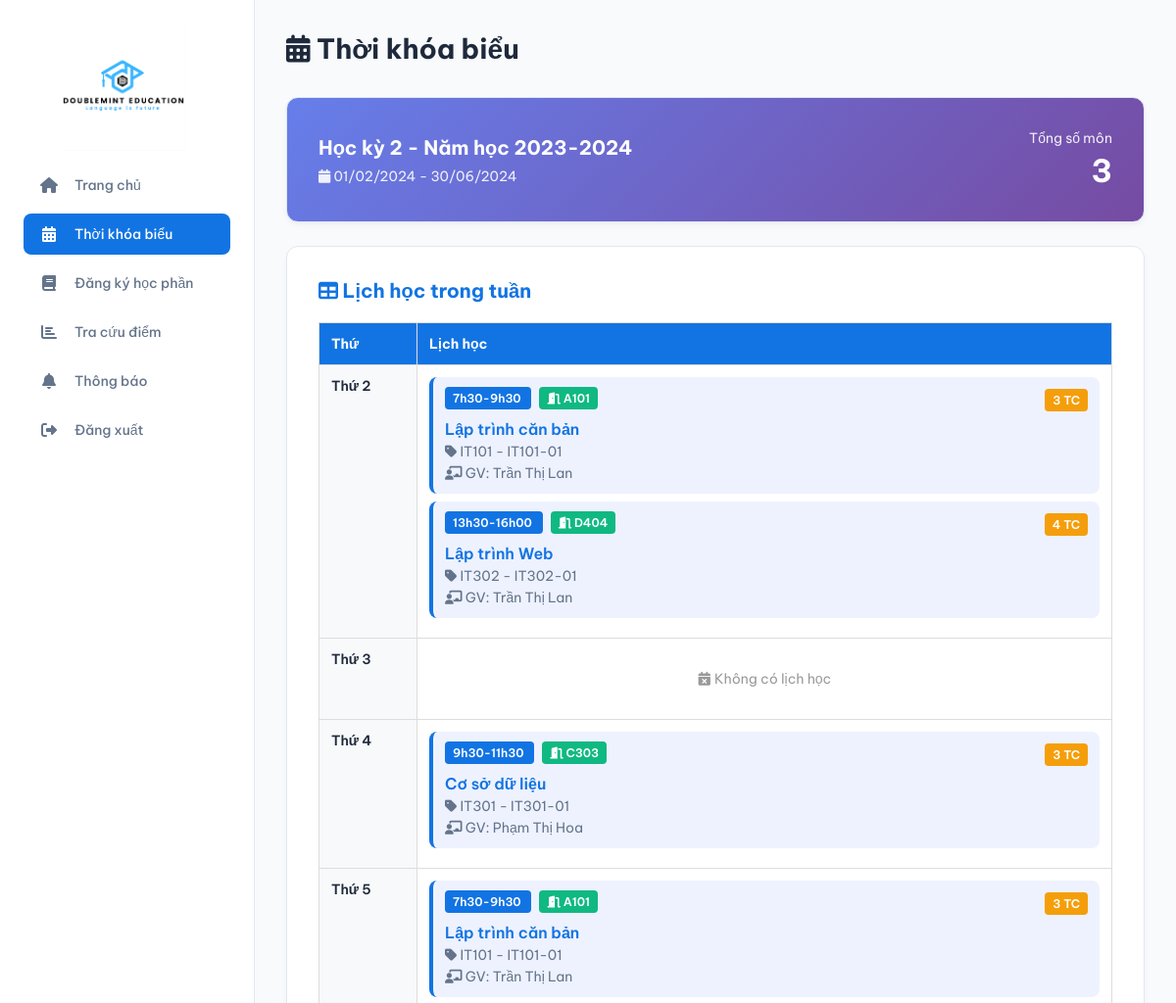
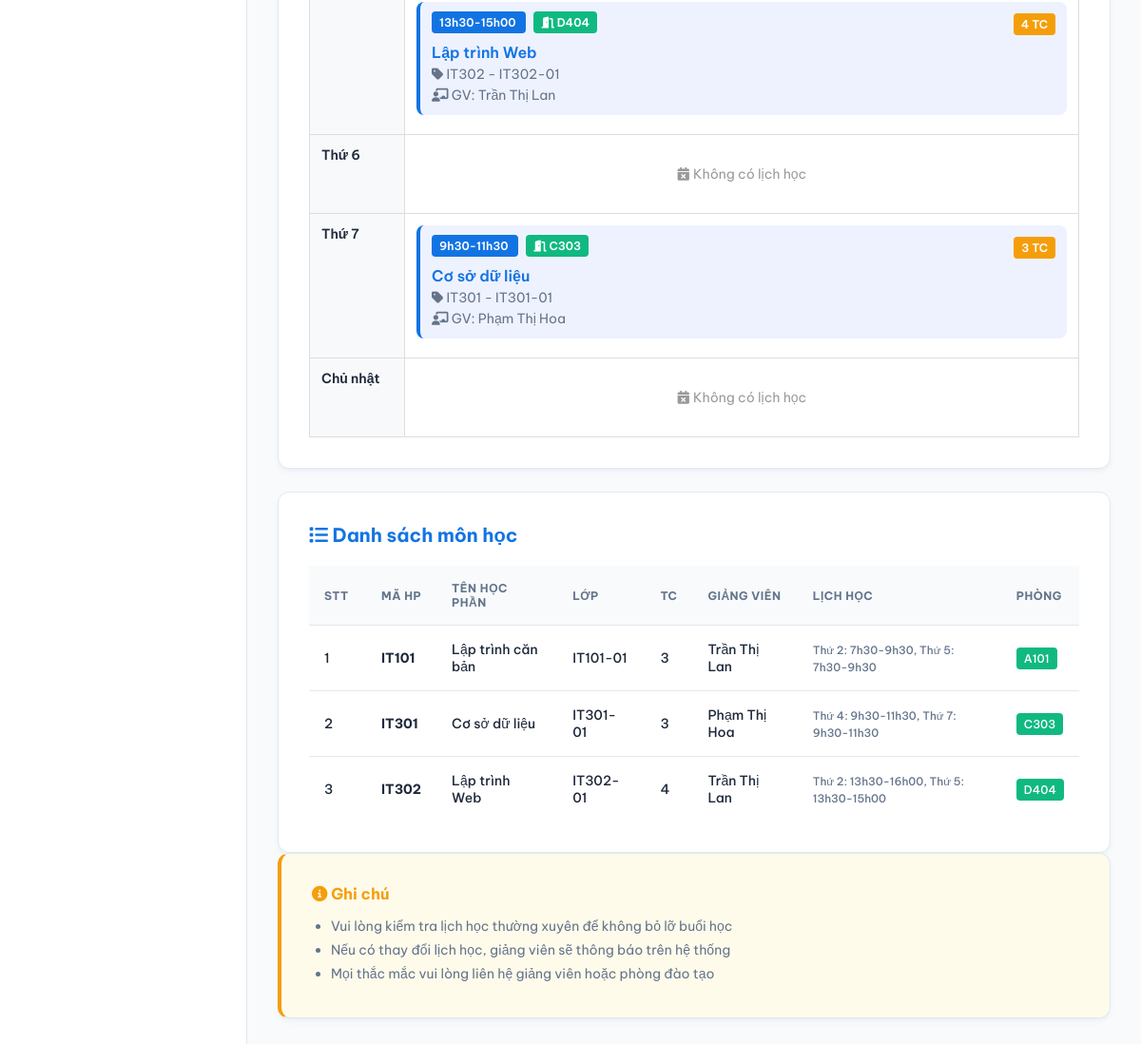
The app's page /student/thoi_khoa_bieu.php (signed in) with its own data (2 pictures, top to bottom).
### tables this page shows
CREATE TABLE semesters (
    id INT AUTO_INCREMENT PRIMARY KEY,
    semester_name VARCHAR(50) NOT NULL,
    semester_code VARCHAR(20) UNIQUE NOT NULL,
    start_date DATE NOT NULL,
    end_date DATE NOT NULL,
    is_active ENUM('yes', 'no') DEFAULT 'no',
    created_at TIMESTAMP DEFAULT CURRENT_TIMESTAMP
);

CREATE TABLE class_courses (
    id INT AUTO_INCREMENT PRIMARY KEY,
    course_id INT NOT NULL,
    teacher_id INT NOT NULL,
    semester_id INT NOT NULL,
    class_name VARCHAR(100) NOT NULL,
    schedule TEXT,
    room VARCHAR(50),
    current_students INT DEFAULT 0,
    max_students INT DEFAULT 50,
    status ENUM('open', 'full', 'closed') DEFAULT 'open',
    created_at TIMESTAMP DEFAULT CURRENT_TIMESTAMP,
    FOREIGN KEY (course_id) REFERENCES courses(id) ON DELETE CASCADE,
    FOREIGN KEY (teacher_id) REFERENCES teachers(id) ON DELETE CASCADE,
    FOREIGN KEY (semester_id) REFERENCES semesters(id) ON DELETE CASCADE,
    INDEX idx_semester (semester_id),
    INDEX idx_teacher (teacher_id)
);

CREATE TABLE courses (
    id INT AUTO_INCREMENT PRIMARY KEY,
    course_code VARCHAR(20) UNIQUE NOT NULL,
    course_name VARCHAR(200) NOT NULL,
    credits INT NOT NULL,
    max_students INT DEFAULT 50,
    description TEXT,
    created_at TIMESTAMP DEFAULT CURRENT_TIMESTAMP,
    INDEX idx_course_code (course_code)
);

CREATE TABLE users (
    id INT AUTO_INCREMENT PRIMARY KEY,
    email VARCHAR(100) UNIQUE NOT NULL,
    password VARCHAR(255) NOT NULL,
    role ENUM('student', 'teacher', 'admin') NOT NULL,
    full_name VARCHAR(100) NOT NULL,
    phone VARCHAR(15),
    address TEXT,
    status ENUM('active', 'inactive') DEFAULT 'active',
    created_at TIMESTAMP DEFAULT CURRENT_TIMESTAMP,
    updated_at TIMESTAMP DEFAULT CURRENT_TIMESTAMP ON UPDATE CURRENT_TIMESTAMP,
    INDEX idx_email (email),
    INDEX idx_role (role)
);

### config/db_connect.php (called while the page is built, shortened)
<?php
function executeQuery($conn, $sql) {
    $result = $conn->query($sql);
    return $result;
}
function fetchOne($conn, $sql) {
    $result = executeQuery($conn, $sql);
    if ($result && $result->num_rows > 0) {
        return $result->fetch_assoc();
    }
    return null;
}
function fetchAll($conn, $sql) {
    $result = executeQuery($conn, $sql);
    $data = array();
    if ($result && $result->num_rows > 0) {
        while ($row = $result->fetch_assoc()) {
            $data[] = $row;
        }
    }
    return $data;
}
?>

### config/auth.php (called while the page is built, shortened)
<?php
function isLoggedIn() {
    return isset($_SESSION['user_id']) && isset($_SESSION['role']);
}
function getCurrentUser() {
    if (isLoggedIn()) {
        return array(
            'id' => $_SESSION['user_id'] ?? null,
            'email' => $_SESSION['email'] ?? '',
            'role' => $_SESSION['role'] ?? '',
            'full_name' => $_SESSION['full_name'] ?? ''
        );
    }
    return null;
}
function getStudentIdByUserId($conn, $userId) {
    $sql = "SELECT id FROM students WHERE user_id = " . intval($userId);
    $result = fetchOne($conn, $sql);
    return $result ? $result['id'] : null;
}
?>

### student/thoi_khoa_bieu.php (the view, shortened to what this page needs)
<?php
require_once '../config/db_connect.php';
require_once '../config/auth.php';
$currentUser = getCurrentUser();
$studentId = getStudentIdByUserId($conn, $currentUser['id']);
$sqlCurrentSemester = "SELECT * FROM semesters WHERE is_active = 'yes' ORDER BY start_date DESC LIMIT 1";
$currentSemester = fetchOne($conn, $sqlCurrentSemester);
$schedule = [];
if ($currentSemester) {
    $sqlSchedule = "SELECT cc.schedule, cc.room, cc.class_name,
                    c.course_code, c.course_name, c.credits,
                    u.full_name as teacher_name,
                    s.semester_name
                    FROM enrollments e
                    INNER JOIN class_courses cc ON e.class_course_id = cc.id
                    INNER JOIN courses c ON cc.course_id = c.id
                    INNER JOIN teachers t ON cc.teacher_id = t.id
                    INNER JOIN users u ON t.user_id = u.id
                    INNER JOIN semesters s ON cc.semester_id = s.id
                    WHERE e.student_id = $studentId
                    AND cc.semester_id = {$currentSemester['id']}
                    AND e.status IN ('registered', 'studying')
                    ORDER BY c.course_code";
    $schedule = fetchAll($conn, $sqlSchedule);
}
$weekSchedule = [
    'Thứ 2' => [],
    'Thứ 3' => [],
    'Thứ 4' => [],
    'Thứ 5' => [],
    'Thứ 6' => [],
    'Thứ 7' => [],
    'Chủ nhật' => []
];
foreach ($schedule as $class) {
    $scheduleItems = explode(',', $class['schedule']);
    foreach ($scheduleItems as $item) {
        $item = trim($item);
        if (preg_match('/(Thứ \d|Chủ nhật):\s*(.+)/', $item, $matches)) {
            $day = trim($matches[1]);
            $time = trim($matches[2]);
            if (isset($weekSchedule[$day])) {
                $weekSchedule[$day][] = [
                    'time' => $time,
                    'course_code' => $class['course_code'],
                    'course_name' => $class['course_name'],
                    'class_name' => $class['class_name'],
                    'room' => $class['room'],
                    'teacher_name' => $class['teacher_name'],
                    'credits' => $class['credits']
                ];
            }
        }
    }
}
foreach ($weekSchedule as $day => $classes) {
    usort($weekSchedule[$day], function($a, $b) {
        preg_match('/(\d+)h/', $a['time'], $timeA);
        preg_match('/(\d+)h/', $b['time'], $timeB);
        $hourA = isset($timeA[1]) ? intval($timeA[1]) : 0;
        $hourB = isset($timeB[1]) ? intval($timeB[1]) : 0;
        return $hourA - $hourB;
    });
}
include '../includes/header.php';
?>
<div class="main-header">
    <div class="page-title">
        <h1><i class="fas fa-calendar-alt"></i> Thời khóa biểu</h1>
    </div>
</div>
<?php if ($currentSemester): ?>
    <div class="card" style="margin-bottom: 24px; background: linear-gradient(135deg, #667eea 0%, #764ba2 100%); color: white;">
        <div style="display: flex; justify-content: space-between; align-items: center;">
            <div>
                <h2 style="font-size: 20px; margin-bottom: 8px; color: white;">
                    <?php echo htmlspecialchars($currentSemester['semester_name']); ?>
                </h2>
                <p style="opacity: 0.9; margin: 0;">
                    <i class="fas fa-calendar"></i>
                    <?php
                        echo date('d/m/Y', strtotime($currentSemester['start_date']));
                        echo ' - ';
                        echo date('d/m/Y', strtotime($currentSemester['end_date']));
                    ?>
                </p>
            </div>
            <div style="text-align: right;">
                <p style="font-size: 14px; opacity: 0.9; margin-bottom: 4px;">Tổng số môn</p>
                <p style="font-size: 32px; font-weight: bold; margin: 0;"><?php echo count($schedule); ?></p>
            </div>
        </div>
    </div>
    <?php if (count($schedule) > 0): ?>
        <div class="card" style="margin-bottom: 24px;">
            <h2 style="font-size: 20px; margin-bottom: 20px; color: var(--primary-color);">
                <i class="fas fa-table"></i> Lịch học trong tuần
            </h2>
            <div style="overflow-x: auto;">
                <table style="width: 100%; border-collapse: collapse; min-width: 800px;">
                    <thead>
                        <tr style="background-color: var(--primary-color); color: white;">
                            <th style="padding: 12px; text-align: left; border: 1px solid #ddd; width: 100px;">Thứ</th>
                            <th style="padding: 12px; text-align: left; border: 1px solid #ddd;">Lịch học</th>
                        </tr>
                    </thead>
                    <tbody>
                        <?php foreach ($weekSchedule as $day => $classes): ?>
                            <tr style="border-bottom: 1px solid #ddd;">
                                <td style="padding: 12px; border: 1px solid #ddd; background-color: #f8f9fa; font-weight: 600; vertical-align: top;">
                                    <?php echo $day; ?>
                                </td>
                                <td style="padding: 12px; border: 1px solid #ddd;">
                                    <?php if (count($classes) > 0): ?>
                                        <?php foreach ($classes as $class): ?>
                                            <div style="background-color: #eef2ff; padding: 12px; margin-bottom: 8px; border-radius: 8px; border-left: 4px solid var(--primary-color);">
                                                <div style="display: flex; justify-content: space-between; align-items: start; margin-bottom: 8px;">
                                                    <div>
                                                        <span style="background-color: var(--primary-color); color: white; padding: 4px 8px; border-radius: 4px; font-size: 12px; font-weight: 600;">
                                                            <?php echo htmlspecialchars($class['time']); ?>
                                                        </span>
                                                        <span style="background-color: #10b981; color: white; padding: 4px 8px; border-radius: 4px; font-size: 12px; font-weight: 600; margin-left: 8px;">
                                                            <i class="fas fa-door-open"></i> <?php echo htmlspecialchars($class['room']); ?>
                                                        </span>
                                                    </div>
                                                    <span style="background-color: #f59e0b; color: white; padding: 4px 8px; border-radius: 4px; font-size: 12px; font-weight: 600;">
                                                        <?php echo $class['credits']; ?> TC
                                                    </span>
                                                </div>
                                                <div>
                                                    <p style="font-weight: 600; font-size: 16px; margin: 0 0 4px 0; color: var(--primary-color);">
                                                        <?php echo htmlspecialchars($class['course_name']); ?>
                                                    </p>
                                                    <p style="margin: 0; color: var(--text-secondary); font-size: 14px;">
                                                        <i class="fas fa-tag"></i> <?php echo htmlspecialchars($class['course_code']); ?> -
                                                        <?php echo htmlspecialchars($class['class_name']); ?>
                                                    </p>
                                                    <p style="margin: 4px 0 0 0; color: var(--text-secondary); font-size: 14px;">
                                                        <i class="fas fa-chalkboard-teacher"></i> GV: <?php echo htmlspecialchars($class['teacher_name']); ?>
                                                    </p>
                                                </div>
                                            </div>
                                        <?php endforeach; ?>
                                    <?php else: ?>
                                        <p style="color: #999; margin: 0; text-align: center; padding: 20px;">
                                            <i class="fas fa-calendar-times"></i> Không có lịch học
                                        </p>
                                    <?php endif; ?>
                                </td>
                            </tr>
                        <?php endforeach; ?>
                    </tbody>
                </table>
            </div>
        </div>
        <div class="card">
            <h2 style="font-size: 20px; margin-bottom: 20px; color: var(--primary-color);">
                <i class="fas fa-list"></i> Danh sách môn học
            </h2>
            <div class="table-container">
                <table class="results-table">
                    <thead>
                        <tr>
                            <th style="width: 60px;">STT</th>
                            <th>Mã HP</th>
                            <th>Tên học phần</th>
                            <th>Lớp</th>
                            <th>TC</th>
                            <th>Giảng viên</th>
                            <th>Lịch học</th>
                            <th>Phòng</th>
                        </tr>
                    </thead>
                    <tbody>
                        <?php $stt = 1; foreach ($schedule as $class): ?>
                            <tr>
                                <td><?php echo $stt++; ?></td>
                                <td><strong><?php echo htmlspecialchars($class['course_code']); ?></strong></td>
                                <td><?php echo htmlspecialchars($class['course_name']); ?></td>
                                <td><?php echo htmlspecialchars($class['class_name']); ?></td>
                                <td><?php echo $class['credits']; ?></td>
                                <td><?php echo htmlspecialchars($class['teacher_name']); ?></td>
                                <td>
                                    <small style="color: var(--text-secondary);">
                                        <?php echo htmlspecialchars($class['schedule'] ?? 'Chưa xếp'); ?>
                                    </small>
                                </td>
                                <td>
                                    <span style="background-color: #10b981; color: white; padding: 4px 8px; border-radius: 4px; font-size: 12px;">
                                        <?php echo htmlspecialchars($class['room']); ?>
                                    </span>
                                </td>
                            </tr>
                        <?php endforeach; ?>
                    </tbody>
                </table>
            </div>
        </div>
    <?php endif; ?>
<?php endif; ?>
<div class="card" style="background-color: #fffbeb; border-left: 4px solid #f59e0b;">
    <h3 style="margin-bottom: 12px; color: #f59e0b;">
        <i class="fas fa-info-circle"></i> Ghi chú
    </h3>
    <ul style="margin: 0; padding-left: 20px; line-height: 1.8; color: var(--text-secondary);">
        <li>Vui lòng kiểm tra lịch học thường xuyên để không bỏ lỡ buổi học</li>
        <li>Nếu có thay đổi lịch học, giảng viên sẽ thông báo trên hệ thống</li>
        <li>Mọi thắc mắc vui lòng liên hệ giảng viên hoặc phòng đào tạo</li>
    </ul>
</div>
<?php include '../includes/footer.php'; ?>

### assets/css/style.css (style rules this page uses)
:root { --primary-color: #1274e3; --secondary-color: #f8fafc; --sidebar-bg: #ffffff; --text-primary: #1e293b; --text-secondary: #64748b; --border-color: #e2e8f0; --shadow-color: rgba(100, 116, 139, 0.06); --danger-color: #ff0019; }
* { box-sizing: border-box; margin: 0; padding: 0; }
body { font-family: 'Be Vietnam Pro', sans-serif; background-color: var(--secondary-color); color: var(--text-primary); font-size: 14px; -webkit-font-smoothing: antialiased; -moz-osx-font-smoothing: grayscale; }
.app-body { display: flex; }
.main-header { display: flex; justify-content: space-between; align-items: center; margin-bottom: 32px; }
.main-header .page-title h1 { font-size: 28px; font-weight: 700; color: var(--text-primary); }
.card { background-color: #ffffff; padding: 32px; border-radius: 12px; border: 1px solid var(--border-color); box-shadow: 0 4px 6px -1px var(--shadow-color), 0 2px 4px -2px var(--shadow-color); }
.table-container { overflow-x: auto; }
.results-table { width: 100%; border-collapse: collapse; min-width: 600px; }
.results-table th, .results-table td { padding: 16px; text-align: left; border-bottom: 1px solid var(--border-color); }
.results-table thead { background-color: var(--secondary-color); }
.results-table th { font-weight: 700; font-size: 12px; color: var(--text-secondary); text-transform: uppercase; letter-spacing: 0.5px; }
.results-table tbody tr:last-child td { border-bottom: none; }
.results-table tbody td { font-weight: 500; }

### records on screen
semesters: semester_name "Học kỳ 2 - Năm học 2023-2024", start_date "01/02/2024", end_date "30/06/2024"
class_courses: time "7h30-9h30", room "A101", course.credits "3", course.course_name "Lập trình căn bản", course.course_code "IT101", class_name "IT101-01", users.full_name "Trần Thị Lan", schedule "Thứ 2: 7h30-9h30, Thứ 5: 7h30-9h30"
class_courses: time "13h30-16h00", room "D404", course.credits "4", course.course_name "Lập trình Web", course.course_code "IT302", class_name "IT302-01", users.full_name "Trần Thị Lan", time "13h30-15h00", schedule "Thứ 2: 13h30-16h00, Thứ 5: 13h30-15h00"
class_courses: time "9h30-11h30", room "C303", course.credits "3", course.course_name "Cơ sở dữ liệu", course.course_code "IT301", class_name "IT301-01", users.full_name "Phạm Thị Hoa", schedule "Thứ 4: 9h30-11h30, Thứ 7: 9h30-11h30"

### other values on screen
$menu['text'] "Trang chủ"
$menu['text'] "Thời khóa biểu"
$menu['text'] "Đăng ký học phần"
$menu['text'] "Tra cứu điểm"
$menu['text'] "Thông báo"
count($schedule) "3"
$day "Thứ 2"
$day "Thứ 3"
$day "Thứ 4"
$day "Thứ 5"
$day "Thứ 6"
$day "Thứ 7"
$day "Chủ nhật"
